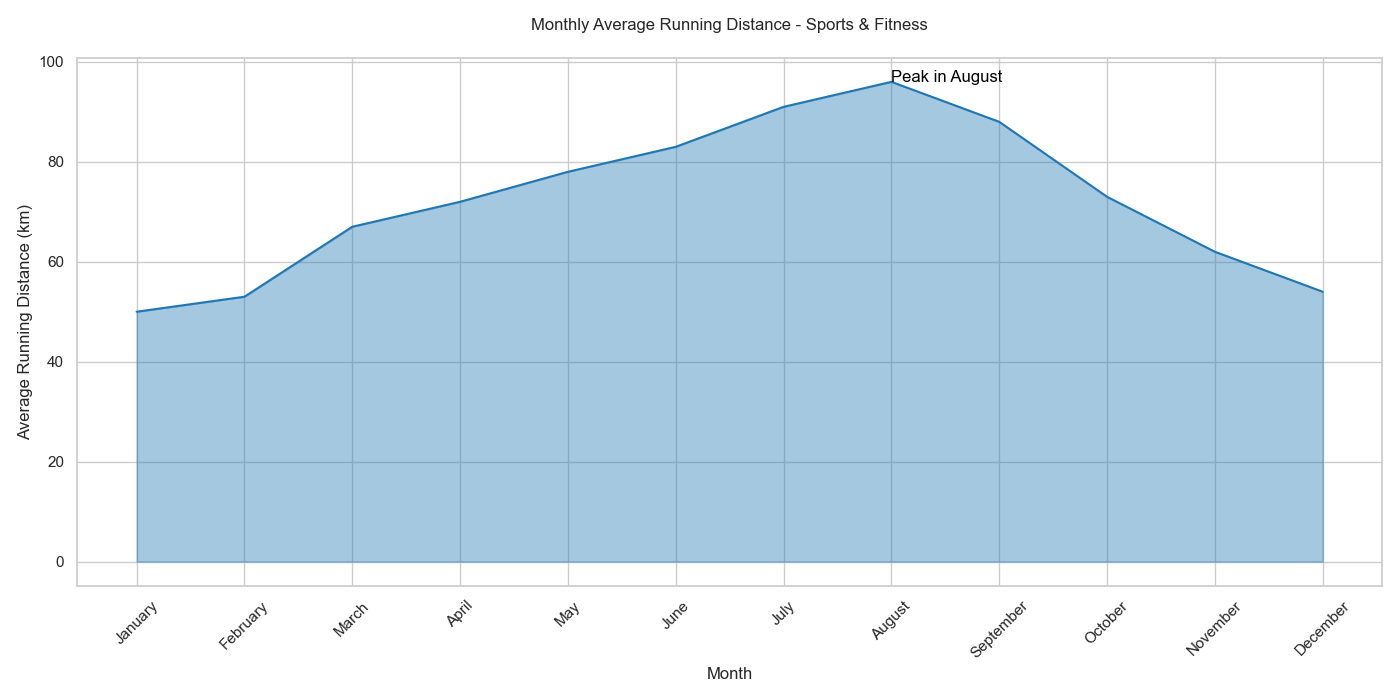

The Python source for this figure:

import pandas as pd
import seaborn as sns
import matplotlib.pyplot as plt

data = {
    'Month': ['January', 'February', 'March', 'April', 'May', 'June', 
              'July', 'August', 'September', 'October', 'November', 'December'],
    'Average_Running_Distance': [50, 53, 67, 72, 78, 83, 91, 96, 88, 73, 62, 54]
}

df = pd.DataFrame(data)

plt.figure(figsize=(14, 7))

ax = sns.lineplot(x='Month', y='Average_Running_Distance', data=df, color='#1f77b4')
plt.fill_between(df['Month'], df['Average_Running_Distance'], color='#1f77b4', alpha=0.4)

plt.text(7, 96, 'Peak in August', horizontalalignment='left', size='medium', color='black')

plt.xticks(rotation=45)
plt.xlabel('Month')
plt.ylabel('Average Running Distance (km)')
plt.title('Monthly Average Running Distance - Sports & Fitness', pad=20)

plt.tight_layout()
plt.show()
